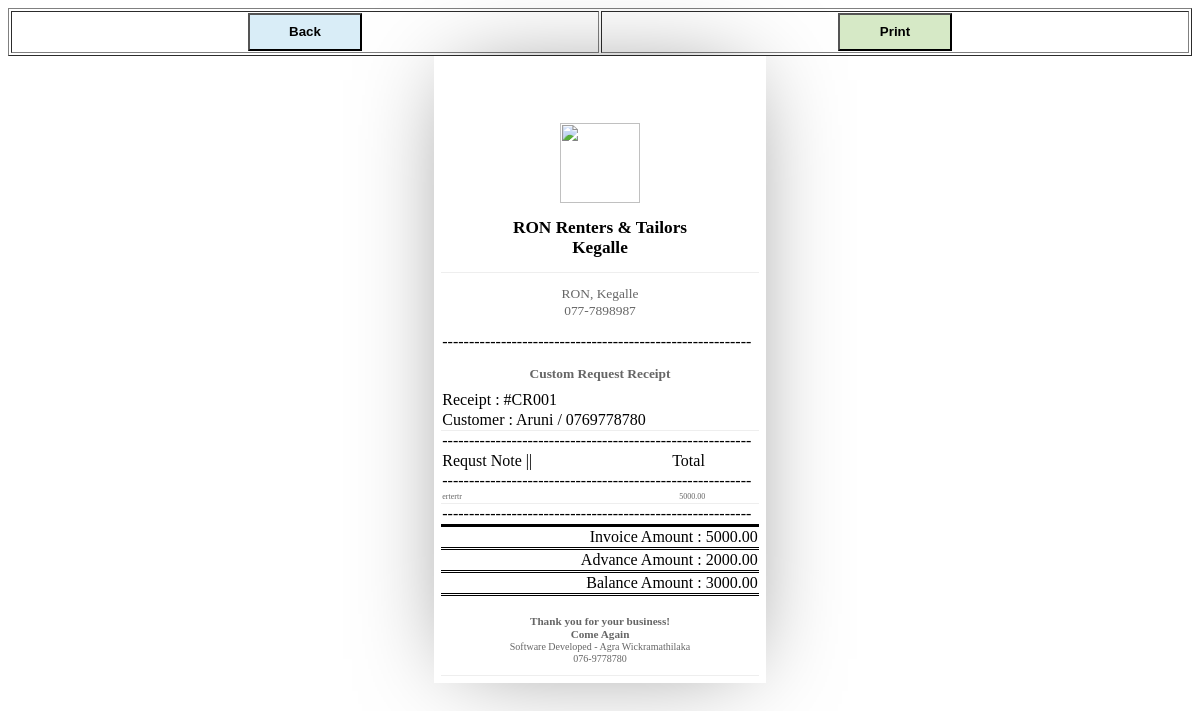
/others/report/custom_req_receipt.php?req_no=CR001, run on the app's committed database.
### tables this page shows
CREATE TABLE `customer_request_payment_details` (
  `cus_req_pay_id` int(10) NOT NULL AUTO_INCREMENT,
  `cus_req_no` varchar(10) NOT NULL,
  `cus_req_inv_no` varchar(10) NOT NULL,
  `cus_req_total` decimal(15,2) DEFAULT NULL,
  `cus_req_advance` decimal(15,2) DEFAULT NULL,
  `cus_req_balance` decimal(15,2) DEFAULT NULL,
  `cus_req_added_date_time` datetime DEFAULT current_timestamp(),
  `cus_req_inv_added_user` int(5) DEFAULT NULL,
  `cus_req_status` int(2) DEFAULT 0 COMMENT '0=not completed, 1=payment completed',
  `cus_req_issued_date` datetime DEFAULT NULL,
  `cus_req_note` varchar(255) DEFAULT NULL,
  PRIMARY KEY (`cus_req_pay_id`)
);

CREATE TABLE `customer_details` (
  `cus_id` int(6) NOT NULL AUTO_INCREMENT,
  `cus_regi_no` varchar(10) NOT NULL,
  `cus_name` varchar(255) NOT NULL,
  `cus_gender` varchar(100) NOT NULL,
  `cus_nic` varchar(12) DEFAULT NULL,
  `cus_email` varchar(255) NOT NULL,
  `cus_contact` varchar(15) NOT NULL,
  `cus_address` varchar(255) DEFAULT NULL,
  `cus_status` int(155) NOT NULL DEFAULT 1,
  `cus_regi_date` datetime DEFAULT current_timestamp(),
  `cus_login_code` varchar(255) NOT NULL,
  PRIMARY KEY (`cus_id`),
  UNIQUE KEY `cus_contact` (`cus_contact`)
);

### others/class/main_funtions.php (called while the page is built, shortened)
<?php
class setting {
    function connectDB() {
        $con = mysqli_connect(DB_HOST, DB_USER, DB_PASS, DB_NAME);
        mysqli_set_charset($con, "utf8");
        return $con;
    }
    function basic_Select_Query($query) {
        $data = array();
        $result = mysqli_query($this->connectDB(), $query)or die(mysqli_error($this->connectDB()));
        while ($row = mysqli_fetch_assoc($result)) {
            $data[] = $row;
        }
        return $data;
    }
}
?>

### others/report/custom_req_receipt.php (the view, shortened to what this page needs)
<?php
require_once './others/class/main_funtions.php';
$app = new setting();
$req_no = $_GET['req_no'];
$query = "SELECT
customer_request_payment_details.cus_req_inv_no,
customer_request_payment_details.cus_req_note,
customer_request_payment_details.cus_req_total,
customer_details.cus_name,
customer_details.cus_contact,
customer_request_payment_details.cus_req_advance,
customer_request_payment_details.cus_req_balance
FROM
customer_request_payment_details
INNER JOIN custom_request_details ON customer_request_payment_details.cus_req_no = custom_request_details.cus_req_no
INNER JOIN customer_details ON custom_request_details.cus_req_nic = customer_details.cus_nic
WHERE
customer_request_payment_details.cus_req_no = '{$req_no}'";
$result = $app->basic_Select_Query($query);
?>
<html>
    <head>
    </head>
    <body>
        <table border="" style="width: 100%; font-weight: bold;" class="tbl_boder displayHide center">
            <thead>
                <tr>
                    <th><a href="./?x=cus_req_status"><button type="button" style="background-color: #D9EDF7; width: 3cm; height: 1cm;" ><b>Back</b></button></a></th>
                    <th><button type="button" onclick="window.print();" style="background-color: #D6E9C6; width: 3cm; height: 1cm;" ><b>Print</b></button></th>
                </tr>
            </thead>
        </table>
        <div id="invoice-POS">
            <center id="top">
                <div class="logo"></div>
                <div>
                    <img src="http://localhost/sms/other/images/favi/pet_me-012.jpg" style="width:80px;height: 80px">
                </div>
                <div class="info">
                    <h2>RON Renters & Tailors <br> Kegalle</h2>
                </div>
            </center>
            <div id="mid">
                <div class="info" style="text-align: center">
                    <p>
                        RON, Kegalle</br>
                        077-7898987
                    </p>
                    <table>
                        <tr> <td colspan="5">----------------------------------------------------------</td></tr>
                    </table>
                    <p>
                        <b style="margin-bottom:1px">Custom Request Receipt</b>
                    </p>
                </div>
                <div class="info" style="text-align: left; margin-top:-5;">
                    <table>
                        <tr>
                            <td>Receipt : #<?php echo $req_no; ?> </td>
                        </tr>
                        <tr>
                            <td> Customer : <?php echo $result[0]['cus_name'] . ' / ' . $result[0]['cus_contact']; ?></td>
                        </tr>
                    </table>
                </div>
            </div>
            <div id="bot">
                <div id="table">
                    <table>
                        <tr> <td colspan="5">----------------------------------------------------------</td></tr>
                        <tr>
                            <td colspan="4">Requst Note ||</td>
                            <td>Total </td>
                        </tr>
                        <tr> <td colspan="5">----------------------------------------------------------</td></tr>
                        <tr class="service">
                            <td class="tableitem" colspan="4"><p class="itemtext" style=""><?php echo nl2br($result[0]['cus_req_note']); ?></p></td>
                            <td class="tableitem"><p class="itemtext" style="padding-left:7px;"><?php echo $result[0]['cus_req_total']; ?></p></td>
                        </tr>
                        <tr><td colspan="5">----------------------------------------------------------</td></tr>
                        <tr><td colspan="5" style="text-align: right; border-top-style: solid; border-bottom: double">Invoice Amount : <?php echo number_format((float) $result[0]['cus_req_total'], 2, '.', ''); ?></td></tr>
                        <tr><td colspan="5" style="text-align: right; border-top-style: solid; border-bottom: double">Advance Amount : <?php echo number_format((float) $result[0]['cus_req_advance'], 2, '.', ''); ?></td></tr>
                        <tr><td colspan="5" style="text-align: right; border-top-style: solid; border-bottom: double">Balance Amount : <?php echo number_format((float) $result[0]['cus_req_balance'], 2, '.', ''); ?></td></tr>
                    </table>
                </div>
                <div id="legalcopy">
                    <p class="legal" style="text-align: center;"><strong>Thank you for your business!<br> Come Again</strong>
                    </p>
                    <p class="legal" style="text-align: center;font-size: 10px;margin-top: -12px">Software Developed - Agra Wickramathilaka <br> 076-9778780
                    </p>
                </div>
            </div>
        </div>
    </body>
</html>

### data on the page
customer_request_payment_details: customer_details.cus_name "Aruni", customer_details.cus_contact "0769778780", cus_req_note "ertertr", cus_req_total "5000.00", cus_req_advance "2000.00", cus_req_balance "3000.00"

### other printed values
$req_no "CR001"
